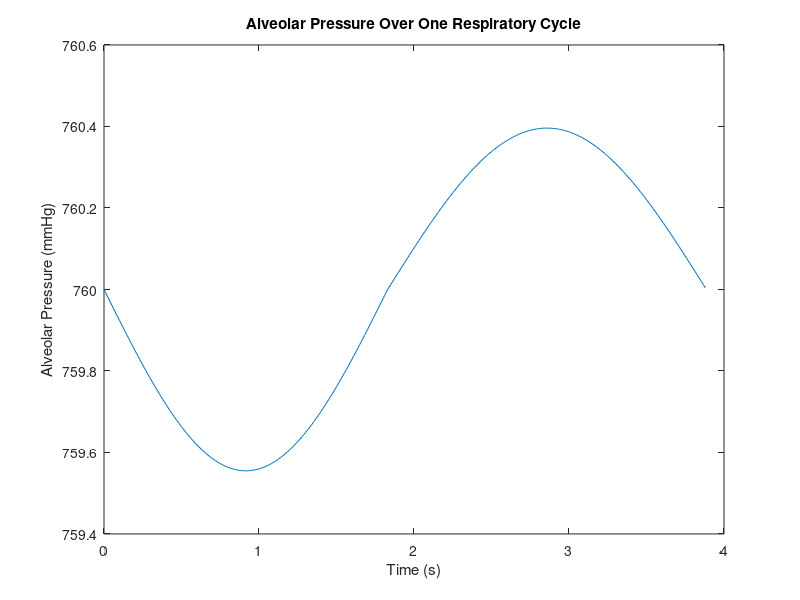
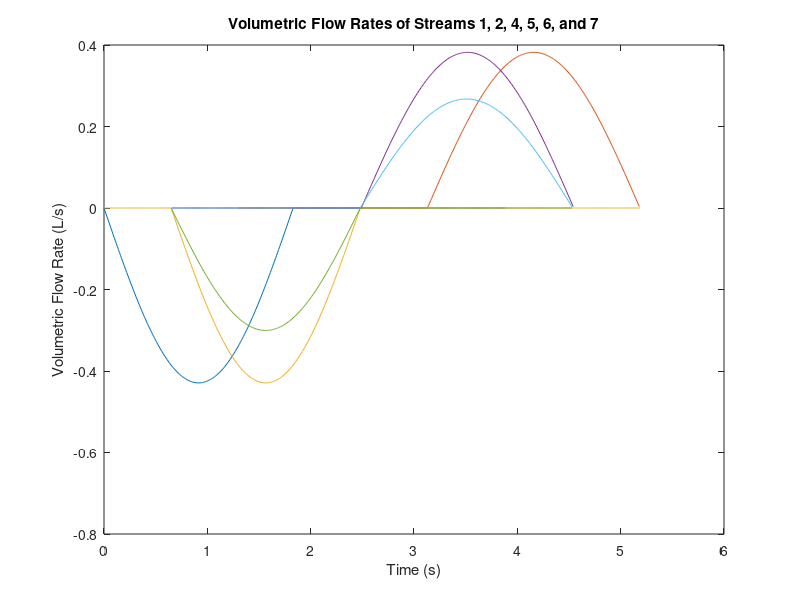

Write MATLAB code to recreate these figures, in order. (Note: this script raises an error after producing the figures.)

function PBLtest
t_start_6 = entry;
blood(t_start_6)
end

%Entry unit is where inhaled air is humidified and warmed and exhaled air 
%leaves the body from
%physiologically equivalent to the nose, pharynx, larynx, and trachea
function t_start_6 = entry
M = [31.9988 44.0095 28.01348 33.00674];
% M = molar mass of each constituent
TV = 0.5; % liters
H = 1.73; % height in meters of standard man
W = 68; % weight in kilograms of standard man
vper1=[20.95 0.033 78.08 0.937];
%volume percentages of inspired air for O2, CO2, N2, H2O
PP2 = [116.0 32.0 565.0 47.0];
% partial pressures in expired air
PP1 = partial_pressure_calcs(vper1);
% partial pressures in inspired air 50% humidity
PP7 = [100.0 40.0 573.0 47.0];
% partial pressures in alveolar air

vfrac2 = PP2 ./ 760;
vfrac1 = PP1 ./ 760;
vfrac7 = PP7 ./ 760;
% calculates the volume fractions of the constituents from the partial
% pressures

vper_h = humid(TV,vper1,M);
vfrac4 = vper_h./100;
% vper4 = humid(vper_1,0.5,50);
% calculates composition after humidification in Entry unit
% vfrac6 = vfrac4;
% the compositions of stream 6 and 4 are equal because stream 4 is
% the only inlet stream and stream 6 is the only outlet stream of the dead 
% space unit, and there are no reactions

[RFin,RFex] = RF(H,W);
% RF calculates the respiration frequencies for inspiration and expiration 
% based on height and weight
tin = 30/RFin;
% RFin is number of breaths per minute, divide by 2 to get number of
% inspirations per minute and then multiply by 60s/1min to get time of
% inspiration
texp = 30/RFex;
% RFex is number of breaths per minute, divide by 2 to get number of
% expirations per minute and then multiply by 60s/1min to get time of
% expiration
tresp = tin + texp;
% sum of inspiration, breathold, and expiration times is the time of one 
% full respiraory cycle



insp_range = 0:0.01:tin;
exp_range = 0:0.01:texp;
resp_range = 0:0.01:tresp;
index_in = length(insp_range);
index_exp = length(exp_range);
index_resp = length(resp_range);

[t_start_4,t_start_6] = traveltime(RFin,TV,index_in,insp_range);
[t_delay_2,t_delay_7] = traveltime(RFex,TV,index_exp,exp_range);
tot_t = t_start_6 + tin + t_delay_7 + texp;
t_start_7 = t_start_6 + tin;
t_start_5 = t_start_6 + tin + t_delay_7 - t_delay_2;
t_start_2 = t_start_6 + tin + t_delay_7;


range_1a = 0:0.01:tin-0.01;
range_1b = tin:0.01:tot_t;
range_4a = 0:0.01:t_start_4-0.01;
range_4b = t_start_4:0.01:tin+t_start_4-0.01;
range_4c = tin+t_start_4:0.01:tot_t;
range_6a = 0:0.01:t_start_6-0.01;
range_6b = t_start_6:0.01:t_start_7-0.01;
range_6c = t_start_7:0.01:tot_t;
range_7a = 0:0.01:t_start_7-0.01;
range_7b = t_start_7:0.01:t_start_7+texp-0.01;
range_7c = t_start_7+texp:0.01:tot_t;
range_5a = 0:0.01:t_start_5-0.01;
range_5b = t_start_5:0.01:t_start_5+texp-0.01;
range_5c = t_start_5+texp:0.01:tot_t;
range_2a = 0:0.01:t_start_2-0.01;
range_2b = t_start_2:0.01:texp;

for i = 1:index_in
    vflow1_in(i) = -volumetricflow(RFin,TV,insp_range(i));
    % volumetric flow rate for inspiration in L/s
    % airflow into body defined as negative direction
    
    vflow4_in(i) = vflow1_in(i);
    vflow6_in(i) = 0.7 * vflow1_in(i);
    % entry unit is splitter, 30% of flow to Dead Space and 70% to Gas Exchange

    % calculate vflow3_in somehow...
    
    vflow2_in(i) = 0;
    vflow5_in(i) = 0;
    vflow7_in(i) = 0;
    %zero flow rate in these streams during inspiration
    
    Pav_in(i) = alveolarpressure(vflow1_in(i));
    % calculates alveolar pressure with respect to time during inspiration
    
end

for i = 1:index_exp
    vflow2_ex(i) = volumetricflow(RFex,TV,exp_range(i));
    % volumetric flow rate for expiration in L/s
    vflow5_ex(i) = vflow2_ex(i);
    vflow7_ex(i) = 0.7*vflow5_ex(i);
    
    Pav_ex(i) = alveolarpressure(vflow2_ex(i));
    % calculates alveolar pressure with respect to time during expiration
    
    vflow1_ex(i) = 0;
    vflow4_ex(i) = 0;
    vflow6_ex(i) = 0;
    % vflow3_ex = 0;
    %zero flow rate in these streams during expiration
    
end


length(resp_range)
Pav = [Pav_in Pav_ex];
figure
plot(resp_range,Pav)
title('Alveolar Pressure Over One Respiratory Cycle')
xlabel('Time (s)')
ylabel('Alveolar Pressure (mmHg)')
% graph of alveolar pressure over one full respiratory cycle

rg4_i = 0:0.01:t_start_4;
rg4_e = 0:0.01:0.65;
for i = 1:length(rg4_i)
    vflow4_pre(i) = 0;
end
for i = 1:length(rg4_e)
    vflow4_post(i) = 0;
end
% adds in zero flow rate to graph for stream 4
% still need to do for other streams

vflow1 = [vflow1_in vflow1_ex];
vflow2 = [vflow2_in vflow2_ex];
vflow4 = [vflow4_pre vflow4_in vflow4_ex vflow4_post];
vflow5 = [vflow5_in vflow5_ex];
vflow6 = [vflow6_in vflow6_ex];
vflow7 = [vflow7_in vflow7_ex];
% combines functions for entire respiratory cycle

for i = 1:index_resp
    vflow8(i) = 21*60/100*Pav(i);
    % calculates O2 transport with respect to time
    vflow9(i) = 425*60/100*Pav(i);
    % calculates CO2 transport with respect to time
    vflow10(i) = vflow8(i);
    vflow11(i) = vflow9(i);
    % solves volumetric flow conservation equations for blood unit to
    % calculate O2 and CO2 transport rate out of the blood to tissues
end



range_1 = resp_range;
range_2 = resp_range+2*t_start_6;
range_4 = 0:0.01:tin+t_start_4;
range_5 = resp_range+t_start_6*2-t_start_4;
range_6 = resp_range+t_start_6;
range_7 = resp_range+t_start_6;
overall_range = 0:0.01:tresp+t_start_6*2+0.01;
texp+t_start_6
length(overall_range)
length(vflow4)
figure
plot(resp_range,vflow1,resp_range+2*t_start_6,vflow2,overall_range,...
    vflow4,resp_range+t_start_6*2-t_start_4,vflow5,resp_range+t_start_6,...
    vflow6,resp_range+t_start_6,vflow7)
title('Volumetric Flow Rates of Streams 1, 2, 4, 5, 6, and 7')
xlabel('Time (s)')
ylabel('Volumetric Flow Rate (L/s)')
% legend('1','2','4','5','6','7')
RV4 = 0;
composition(vfrac4,overall_range,RFin,TV,RV4,t_start_4)
% w = massfrac(vper,M);
% % w = the mass fraction of each constituent in each stream

% mass1 = totalmass(TV,vper1,M);
% mass1 = the total mass of inspired air

% vs = constituent_volume(V,w);
% % calculates volume of constituents in a unit

% calculate m3
% can do so based on m1H2O and m6H2O

% c = 1005;
% Tb = 310; % body temperature
% Ta = 288; % inspired air temperature
% Q12 = thermal(mass1,c,Ta,Tb)
% Q13 = thermal(mass1,c,Tb,Ta)
% % calculates transfer of thermal energy in streams 12 and 13
end

%function partial_pressure_calc finds the partial pressure of inspired air
%at 24 degrees Celsius
%water vapor pressure of water at 24 degrees Celsius is 22.377 mmHg
%PP1=partial pressure values for inspired air (in mmHg)
function PP1= partial_pressure_calcs(vper1)
fracs=vper1./100;
PP1=(760-22.377).*fracs;
end

% thermal calculates thermal energy flow rate
% Q = amount of thermal energy tranferred in J
% m = mass of inhaled/exhaled air in kg
% c = the specific heat capacity of air in J/kg/K
% Ti = the temperature of one object involved in heat transfer
% Tf = the temperature of the other object involved in heat transfer
% dt = the change in temperature

function Q = thermal(mass,c,Ti,Tf)
dT = Tf - Ti;
Q = mass * c * dT;
end

% massfrac calculates the mass fraction of constituents in a stream
% vper = the volume percentage of the constituents
% vfrac = the volume fraction of the constituents
% M = the molar mass of the constituents
% mratio = the mass ratios of the constituents
% sum_ratio = the sum of the mass ratios
% w = the mass fractions of the constituents

function w = massfrac(vper,M)
vfrac = vper ./ 100;
% calculates volume fractions from volume percentages
mratio = M .* vfrac;
% calculates mass ratios from volume fraction and molar mass
sum_ratio = sum(mratio);
% sum of mass ratios
w = mratio ./ sum_ratio;
% mass fractions calculated from mass ratios and sum
end

function vs = constituent_volume(V, w)
vs = V .* w;
end

% total mass finds the total mass of inspired air
% TV = total volume of inspired air
% pp = partial pressure of a constituent in inspired air
% Ta = temperature of inspired air
% R = universal gas constant 
% n = moles of constituent in inspired air
% species_mass = the mass of each species in inspired air
% mass1 = the total mass of inspired air

function mass1 = totalmass(TV,vper,M)
vfrac = vper ./ 100;
v = vfrac .* TV;
pp = 760 .* vfrac;
Ta = 288;
R = 62.3637;
n = (pp .* v) / (R * Ta);
species_mass = n .* M;
mass1 = sum(species_mass);
end 

% density calculates the density of a gas
% P = pressure
% M = molar mass
% T = temperature
% R = universal gas constant
% d = density 

function d = density(P,M,T)
R = 62.3637; % if units chosen are mmHg, L, and K
d = (M * P) / (T * R);
end


%PV=nRT
%R=62.36 (L*mmHg)(mol*K)
%{
% BTP values assumed for function deadspace and function gas_exchange_1
function values_ds= deadspace(n2,nCO2,nN2,nH2O)
DSV=0.30*TV;   %30% of the total inhaled air goes to dead space
VO2=(nO2*62.36*310)/149.3;  %partial volume of O2 during both inhalation and exhalation
VCO2=(nCO2*62.36*310)/0.3;  %partial volume of CO2 during both inhalation and exhalation
VN2=(nN2*62.36*310)/563.4;  %partial volume of N2 during both inhalation and exhalation
VH2O=(nH2O*62.36*310)/47;   %partial volume of H2O during both inhalation and exhalation
values_ds=[VO2 VCO2 VN2 VH2O];  %partial volumes for deadspace unit
A: m3-m4=0;  %total mass flow rate equation
m3w3,CO2-m4w4,CO2=0;  %mass flow rate equation for CO2
m3w3,O2-m4w4,O2=0; %mass flow rate equation for O2
m3w3,N2-m4w4,N2=0; %mass flow rate equation for N2
m3w3,H2O-m4w4,H2O=0; %mass flow rate equation for H2O
end
%}
%only for steady state

function blood(timeToAlveoli)
%only for steady state

%vO2inGE2 = 21; %ml/min/mm Hg
%vO2inGE1 = vO2inGE2/0.7*0.3;
%vCO2outGE2 = 451;
%vCO2outGE1 = vCO2outGE2/0.7*0.3;
%vO2outblood = vO2inGE1 + vO2inGE2;
%vCO2inblood = vCO2outGE1 + vCO2outGE2;
H = 1.73; % height in meters of standard man
W = 68; % weight in kilograms of standard man
[RFin,RFex] = RF(H,W);
tin = 30/RFin;
% RFin is number of breaths per minute, divide by 2 to get number of
% inspirations per minute and then multiply by 60s/1min to get time of
% inspiration
texp = 30/RFex;
% RFex is number of breaths per minute, divide by 2 to get number of
% exspirations per minute and then multiply by 60s/1min to get time of
% exspiration
tresp = tin + texp;
% calculates length of time per inspiration and expiration from breathing
% frequencies
PaO2i = 100;%100 mmHg partial pressure in beginning for O2
PaCO2i = 40;%40 mmHg partial pressure in beginning for CO2
Patm = 760; 
PH2O = 47;%presures taken from diagram in assumed values
PN2 = 573;
Ptotal = PaO2i+PaCO2i+PH2O+PN2;
TV = 0.5; %tidal volume = 500 mL
DifCapO2 = 21; %mL/min/mmHg
DifCapCO2 = 400; %mL/min/mmHg
xMax = 3;
dO2 =  density(760, 31.9988, 310); %1 atm, 31.9988 g/mol, 310 K(body temperature)
dCO2 = density(760, 44.0095, 310); %1 atm, 44.0095 g/mol, 310 K(body temperature)
trange = 1;
tstep = 0.01;
tsize = length(0:tstep:tresp);
insp_range = 0:0.01:tin;
exp_range = 0:0.01:texp;
resp_range = 0:0.01:tresp;
index_in = length(insp_range);
index_exp = length(exp_range);
index_resp = length(resp_range);


PaO2alveoliOverTime = zeros(1,tsize*xMax);
PaCO2alveoliOverTime = zeros(1,tsize*xMax);
PaO2alveoli = PaO2i;
PaCO2alveoli = PaCO2i;
residualVolume = 1200;
mO2alveoli = PaO2alveoli/Ptotal * dO2 * residualVolume;
mCO2alveoli = PaCO2alveoli/Ptotal * dCO2 * residualVolume;
PaO2capillary = 40;
PaCO2capillary = 46;

mO2overTime = zeros(1,tsize*xMax);
mCO2overTime = zeros(1,tsize*xMax);

for x=1:xMax %modeling 1 breath
    t=0;
    mO2inTotal = 0;
    mCO2inTotal = 0;
    Pinspiredair = [158.0 0.3 5.7 596.0];
    %PaO2alveoli = PaO2i;
    %PaCO2alveoli = PaCO2i;
    
    while t<texp
        %mO2out = ((pi*RFex*TV/60)*sin(pi*RFex*t/30)-0.3*mO2inTotal)*dO2/1000*PaO2alveoli/Ptotal/tstep*60;
        %mCO2out = ((pi*RFex*TV/60)*sin(pi*RFex*t/30)-0.3*mCO2inTotal)*dCO2/1000*PaCO2alveoli/Ptotal/tstep*60;
        
        mO2out = ((pi*RFex*TV/60)*sin(pi*RFex*t/30)*0.7)*dO2*PaO2alveoli/Ptotal*tstep;
        mCO2out = ((pi*RFex*TV/60)*sin(pi*RFex*t/30)*0.7)*dCO2*PaCO2alveoli/Ptotal*tstep;
        
        difRateO2 = -DifCapO2 * (PaO2alveoli - PaO2capillary)*dO2/1000*tstep/60;
        difRateCO2 = DifCapCO2 * (PaCO2alveoli - PaCO2capillary)*dCO2/1000*tstep/60;
        mO2 = difRateO2 - mO2out
        mCO2 = difRateCO2 - mCO2out
        %{
        mO2alveoli = mO2alveoli + mO2;
        mCO2alveoli = mCO2alveoli - mCO2;
        
        nO2 = mO2alveoli/31.9988;
        nCO2 = mCO2alveoli/44.0095;
        
        PaO2alveoli = nO2*tstep*62.36367*1000*310/3;
        PaCO2alveoli = nCO2*tstep*62.36367*1000*310/3;
        %}
        nO2 = mO2/31.9988;
        nCO2 = mCO2/44.0095;
        %PV=nRT, P = nRT/V
        PaO2diff = nO2*62.36367*1000*310/3/1000; %gives pressure in mmHg
        PaCO2diff = nCO2*62.36367*1000*310/3/1000;
        PaO2alveoli = PaO2alveoli + PaO2diff;
        PaCO2alveoli = PaCO2alveoli + PaCO2diff;
        Ptotal = PaO2alveoli + PaCO2alveoli + PH2O + PN2;
        PaO2alveoliOverTime(trange)= PaO2alveoli;
        PaCO2alveoliOverTime(trange)= PaCO2alveoli;
        mO2overTime(trange) = mO2out;
        mCO2overTime(trange) = mCO2out;
        t=t+tstep;
        trange = trange+1;
    end 
    
    while t<texp + timeToAlveoli
        difRateO2 = -DifCapO2 * (PaO2alveoli - PaO2capillary)*dO2/1000*tstep/60;
        difRateCO2 = -DifCapCO2 * (PaCO2alveoli - PaCO2capillary)*dCO2/1000*tstep/60;
        mO2 = difRateO2;
        mCO2 = difRateCO2;
        %{
        mO2alveoli = mO2alveoli + mO2;
        mCO2alveoli = mCO2alveoli - mCO2;
        
        nO2 = mO2alveoli/31.9988;
        nCO2 = mCO2alveoli/44.0095;
        
        PaO2alveoli = nO2*tstep*62.36367*1000*310/3;
        PaCO2alveoli = nCO2*tstep*62.36367*1000*310/3;
        %}
        nO2 = mO2/31.9988;
        nCO2 = mCO2/44.0095;
        %PV=nRT, P = nRT/V
        PaO2diff = nO2*62.36367*1000*310/3/1000; %gives pressure in mmHg
        PaCO2diff = nCO2*62.36367*1000*310/3/1000;
        PaO2alveoli = PaO2alveoli + PaO2diff;
        PaCO2alveoli = PaCO2alveoli + PaCO2diff;
        Ptotal = PaO2alveoli + PaCO2alveoli + PH2O + PN2;
        PaO2alveoliOverTime(trange)= PaO2alveoli;
        PaCO2alveoliOverTime(trange)= PaCO2alveoli;
        mO2overTime(trange) = mO2out;
        mCO2overTime(trange) = mCO2out;
        t=t+tstep;
        trange = trange+1;
    end 
    
    while t<(tin+texp+timeToAlveoli)
        
        mO2in = 0.7*(pi*RFin*TV/60)*sin(pi*RFin*t/30)*0.218*dO2*tstep; %insert partial pressures/total pressure or mass frac for humidified air here
        mCO2in = 0.7*(pi*RFin*TV/60)*sin(pi*RFin*t/30)*0.0003*dCO2*tstep;
        
        difRateO2 = -DifCapO2 * (PaO2alveoli - PaO2capillary) *dO2/1000*tstep/60;
        difRateCO2 = -DifCapCO2 * (PaCO2alveoli - PaCO2capillary) *dCO2/1000*tstep/60;
        mO2 = difRateO2 + mO2in
        mCO2 = difRateCO2 + mCO2in
        %{
        mO2alveoli = mO2alveoli + mO2;
        mCO2alveoli = mCO2alveoli - mCO2;
        
        nO2 = mO2alveoli/31.9988;
        nCO2 = mCO2alveoli/44.0095;
        
        PaO2alveoli = nO2*tstep*62.36367*1000*310/3;
        PaCO2alveoli = nCO2*tstep*62.36367*1000*310/3;
        %}
        
        nO2 = mO2/31.9988;
        nCO2 = mCO2/44.0095;
        %PV=nRT, P = nRT/V
        
        PaO2diff = nO2*62.36367*1000*310/3/1000; %gives pressure in mmHg
        PaCO2diff = nCO2*62.36367*1000*310/3/1000;
        PaO2alveoli = PaO2alveoli + PaO2diff;
        PaCO2alveoli = PaCO2alveoli + PaCO2diff;
        
        mO2overTime(trange) = mO2in;
        mCO2overTime(trange) = mCO2in;
        PaO2alveoliOverTime(trange)= PaO2alveoli;
        PaCO2alveoliOverTime(trange)= PaCO2alveoli;
        %mTotal = residualVolume + vflow6_in(trange)*dInspiredAir; %volumetric flow rate * density?
        %PaO2alveoli = (PaO2alveoli * mTotal- mO2 )/ mTotal;%PaO2 = FiO2*(Patm - PH2O) - (PaCO2/RQ)
        %PaCO2alveoli = (PaCO2alveoli * mTotal - mCO2 )/ mTotal;
        mO2inTotal = mO2inTotal + mO2in;
        mCO2inTotal = mCO2inTotal + mCO2in;
        t=t+tstep;
        trange = trange+1;
    end
end    


resp_range = 0:0.01:length(PaO2alveoliOverTime)*tstep-tstep;
length(resp_range)
length(PaO2alveoliOverTime)
figure
plot(resp_range, PaO2alveoliOverTime);
title('Partial Pressure of O2 Over Time')
xlabel('Time (s)')
ylabel('Partial Pressure (mmHg)')
figure
plot(resp_range, PaCO2alveoliOverTime)
title('Partial Pressure of CO2 Over Time')
xlabel('Time (s)')
ylabel('Partial Pressure (mmHg)')
figure
plot(resp_range, mO2overTime);
title('Mass Flow Rate of O2 Over Time')
xlabel('Time (s)')
ylabel('Mass Flow Rate (g/s)')
figure
plot(resp_range,mCO2overTime);
title('Mass Flow Rate of CO2 Over Time')
xlabel('Time (s)')
ylabel('Mass Flow Rate (g/s)')

%{
[mCO2outGE1, mO2inGE1] = bloodGE1(vCO2outGE1, vO2inGE1, dO2, dCO2) ;
[mCO2outGE2, mO2inGE2] = bloodGE2(vCO2outGE2, vO2inGE2, dO2, dCO2);
[mCO2inSurroundings, mO2outSurroundings] = bloodSurroundings(vCO2inSurr, vO2outSurr, dO2, dCO2);
 
mCO2in = mCO2inSurroundings; %adding up all the mass flow rates of streams bringing CO2 in
mCO2out = mCO2outGE1 + mCO2outGE2; %adding up all the mass flow rates of streams bringing CO2 out
mO2in = mO2inGE1 + mO2inGE2; %adding up all the mass flow rates of streams bringing O2 in
mO2out = mO2outSurroundings; %adding up all the mass flow rates of streams bringing O2 out

mBlood = [mO2in mCO2in mO2out mCO2out]; %blood box = mass flow rate 

end



function [mCO2in, mO2out] = bloodGE1(vCO2, vO2, dO2, dCO2)
mCO2in = v2m(vCO2 , dCO2);
mO2out = v2m(vO2 , dO2);
end

function [mCO2in, mO2out] = bloodGE2(vCO2, vO2, dO2, dCO2)    
mCO2in = v2m(vCO2 , dCO2);
mO2out = v2m(vO2 , dO2);
end

function [mCO2out, mO2in] = bloodSurroundings(vCO2, vO2, dO2, dCO2)
mCO2out = v2m(vCO2 , dCO2);
mO2in = v2m(vO2 , dO2);
end

%this function converts volumetric flow rate to mass flow rate
function massflowrate = v2m(volumetricflowrate, density)
massflowrate = volumetricflowrate*density;
%}

end

%calcuate mass flow rateswith regards to time
%model diffusion over time
%partial pressure change over time
%
%
%humid calculates volume percentage in humidfied air

%humidity function calculates the volume percentages of the air constiuents


%humid function calculates the volume percentages of the air constiuents
%after is has been humidified from 50% (when inspired) to 100%

%m_i=initial amount of water in air when inspired (g)
%m_f=final amount of water in air after humdidification (g)
%water_added=total amount of water added to air when it is humidified (g)
%mass_tot1=total mass of gas before humidified (g)
%mass_tot2= total mass of gas after humidified (g)
%w_i= initial mass fractions of gas constiuents before humidified
%mass_i=amount of each consituent in inhaled air (g)
%mass_f=amount of each consituent in humidified air (g)
%w_f= mass fractions of gas constituents after humidified
%vper_1=volume percentages of air in stream before it is humidified
%vper_h= volume percentages of air after it is humidified
%VT= volume of air inhaled- 0.5 L in this model

function vper_h=humid(vtot,vper1,M)
m_i=.0045; 
%at 24 degrees Celsius, amount of water in air before humidified (g), at
%50% humidity, for inspired air
m_f=.022;
%at 37 degrees Celsius, amount of water in air after humidified (g), at 100% humidity
water_added=m_f-m_i;
density=1.184; 
%density of inhaled air (g/L)
mass_tot1=density*vtot;
%total mass of inhaled air (g)
mass_tot2=mass_tot1+water_added;
%total mass of humidifed air (g)
w_i=massfrac(vper1,M);   
%finds mass fractions of all constituents of inhaled air in Stream 1
mass_i=w_i.*mass_tot1;  
%finds amount of each consituent in inhaled air (mg)
mass_f=mass_i;
%creates variable to hold mass amounts of all consituents after humidified
mass_f(4)=mass_f(4)+ water_added;  
%amount of water in inspired gas after it has been humidified (mg)
w_f= mass_f ./ mass_tot2; 
%finds mass fractions of all constituents of air after humidified
vper_h=volumepercentage(mass_f,M);
end

%volumepercentage function calculates the volume percentages of 
%constituents in a stream 
%based on the amounts of each constituent (in mg)
%mass_f=mass of all constitiuents (mg)
%M= molar masses of all constituents (g/mol)
%v_fracf=volumetric fractions of all gas constituents after humidified
%vper_f= volume percentages of all gas constituents after humidified
function vper_f=volumepercentage(mass_f,M)
nratio=(mass_f)./M;  
%calculates number of moles of all gas constituents after humidified
nratio_sum= sum(nratio);  
%calculates sum of all moles of gas after humidified
vfrac_f= nratio./nratio_sum;  
%calculates volumetric fractions (which are equal to mole fractions)
vper_f=vfrac_f.*100;  
%finds volume percentages of gas after humidified
end

% calculates respiration frequency in breaths per minute
% H = height in meters
% W = weight in kilograms
% RFin = respiration frequency for inspiration
% RFex = respiration frequency for expiration

function [RFin, RFex] = RF(H,W)
RFin = 55.55 - 32.86*H + 0.2602*W;
RFex = 77.03 - 45.42*H + 0.2373*W;
end

% calculates volumetric flow rate of inspiration or expiration
% RF = breathing frequency
% TV = tidal volume
% t = time

function vflow = volumetricflow(RF,TV,t)
vflow = (pi*RF*TV)/60 * sin(pi*RF*t/30);
end

% calculates the pressure in the alveoli with respect to time
% Raw = airway resistance
% Pb = baromatic pressure
% vflow = the volumetric flow rate of air (either inspiratory or expiratory
% flow rate, depending on the time)

function Pav = alveolarpressure(vflow1)
Raw = 1.41 / 1.36; % 1.36 is conversion factor to convert cmH2O to mmHg
Pb = 760; % mmHg
Pav = vflow1 * Raw + Pb;
end
 
%calculates the volume compositions of each constituent in the gas in each
%unit
function partial_vol= volume(PP1)
pp=zeros(4,8);
%creates variable to hold the partial pressures for all gas constituents in
%each unit during respiration
pp(1,:)=[PP1];%partial pressures for entry box during inspiration (mmHg)
pp(2,:)=[ppf_O2 ppf_CO2 ppf_N2 ppf_H2O];
%partial pressures for entry box during expiration (mmHg)
pp(3,:)=[ppi_O2 ppi_CO2 ppi_N2 ppi_H2O];
%partial pressures for dead space box during inspiration (mmHg)
pp(4,:)=[ppf_O2 ppf_CO2 ppf_N2 ppf_H2O];
%partial pressures for dead space box during expiration (mmHg)
pp(5,:)=[ppi_O2 ppi_CO2 ppi_N2 ppi_H2O];
%partial pressures for gas exchange box during inspiration (mmHg)
pp(6,:)=[ppf_O2 ppf_CO2 ppf_N2 ppf_H2O];
%partial pressures for gas exchange box during expiration (mmHg)
pp(7,:)=[ppi_O2 ppi_CO2 ppi_N2 ppi_H2O];
%partial pressures for cappilaries box during inspiration (mmHg)
pp(8,:)=[ppf_O2 ppf_CO2 ppf_N2 ppf_H2O];
%partial pressures for cappilaries box during expiration (mmHg)
vol=[29.6 29.6 150 150 65 65 3000 3000];
%total volume of each unit (mL)
sum_pressures=zeros(8,1);
pp_frac=zeros(8,4);
%finds the partial pressure fractions
for i=1:8
    sum_pressures(i)=sum(pp(i,:));
end
for i=1:8
    for j=1:4
        pp_frac(i,j)=pp(i,j)/sum_pressures(i);
    end
end
partial_vol=volume_calcs(vol,pp_frac);

end

%performs the actual calculations to find partial volume of each gas
%constituent in each unit
function partial_vol= volume_calcs(vol,pp_frac)
for i=1:8
        for j=1:4
             partial_vol(i,j)=pp_frac(i,j)*vol(i);
        end
    
end
end

% traveltime calculates the time of air to travel to different locations
% in the lungs
% t1 = the time to travel through the extrathoracic region
% t2 = the time required to travel though the trachea
% t_start_4 = the time required for air to first reach the dead space unit,
% (the time required to reach the generation 1 bronchi), which will be when 
% flow begins in stream 4
% t_start_6 = the time required for air to first reach the alveoli
% (generation 17) 
function [t_start_4,t_start_6] = traveltime(RF,TV,index,range)
d = [1.539 1.043 0.71 0.479 0.385 0.299 0.239 0.197 0.159 0.132 0.111 ...
    0.093 0.081 0.07 0.063 0.056 0.051 0.046 0.043 0.04 0.038 0.037 ...
    0.035 0.035];
% d = the diameters of each generations of tubes in cm, based on scaled 
% Weibel A model
r = d ./ 2;
% r = the radii of each generation of tubes in cm
A = pi*r.^2;
% A = the cross-sectional area of each generation of tubes in cm^2
l = [10.26 4.07 1.624 0.65 1.086 0.915 0.769 0.65 0.547 0.462 0.393 ...
    0.333 0.282 0.231 0.197 0.171 0.141 0.121 0.1 0.085 0.071 0.06 ...
    0.05 0.043];
% l = the length of each generation of tubes in centimeters
% the trachea is generation 0, which corresponds to d(1), r(1), and l(1)
for i = 1:index
    int_vflow(i) = antiderivative(RF,TV,range(i))- antiderivative(RF,TV,0);
    if abs(int_vflow(i) - 50/1000) < 0.01
        t1 = range(i);
        % the integral of the inspiratory volumetric flow rate from 0 to t1
        % equals the volume of the extrathoracic volume
    end
end
for i = 1:index
    x = int_vflow(i)*1000/A(1);
    if abs(int_vflow(i)*1000/A(1) - l(1)) < 0.5
        t2 = range(i);
        % int_vflow(i)*1000/(pi*(r(1))^2 is the integral of the 
        % linear velocity
        % this integral from 0 to t2 equals the length of the trachea l(1)
    end
end

t_start_4 = t1 + t2; 
% the time to first reach the dead space unit (time to reach generation 1 
% brochi) is the sum of the time to travel through the extrathoracic region 
% and the time to travel through the trachea

for i = 2:17
    for j =1:index
        if abs(int_vflow(j)*1000/A(i) - l(i)) < 0.1
            t_dead_gen(i) = range(j);
        end
    end
end

t_dead_sum = sum(t_dead_gen);
% the first alveoli appear at generation 17
% the time to travel from the exit of the trachea to the first alveoli is 
% the sum of the time to travel though the generation 1 through 16 airways

t_start_6 = t_start_4 + t_dead_sum;
% t_start_6 = the total time required for air to reach the first alveoli
end

% RV = residual volume that remains in unit 
% only aplies for stream 4 right now
function composition(vfrac,overall_range,RF,TV,RV,t_start_4)
V = zeros(4,length(overall_range));
V(:,1:t_start_4) = RV .* vfrac';
for i = 1:length(vfrac)
    for j = t_start_4:length(overall_range)
        V(i,j) = V(i,j-1) + antiderivative(RF,TV,j)-antiderivative(RF,TV,j-1);
        for k = 1:length(overall_range)
            Vs = V(i,:);
            Vtot(j) = sum(Vs);
        end
        vfrac(i,j) = V(i,j)/Vtot(j);
    end
end
plot(overall_range,vfrac(1,:))
title('Partial Pressure of Oxygen in Stream 4')
xlabel('Time (s)')
ylabel('PO2 (mmHg)')
end

function output = antiderivative(RF,TV,t)
output = -0.5*TV*cos(pi*RF*t/30);
end




